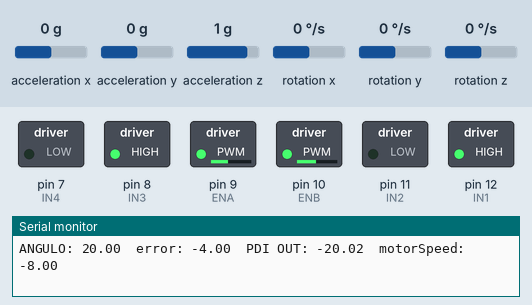
Recording of a sketch running on a simulated Arduino Uno, built with avr-gcc and run on an emulated ATmega328P. On the bench: switched loads named in the sketch (green lamp = pin HIGH), the last lines printed to the serial monitor. Inputs (shaded band) come from the test bench; at power-on: acceleration y 0 g, acceleration x 0 g, rotation x 0 °/s, acceleration z 1 g, rotation y 0 °/s, rotation z 0 °/s.

Above: at 1.2 s.
1.3 s: acceleration y set to -0.8 g
At 2.2 s:
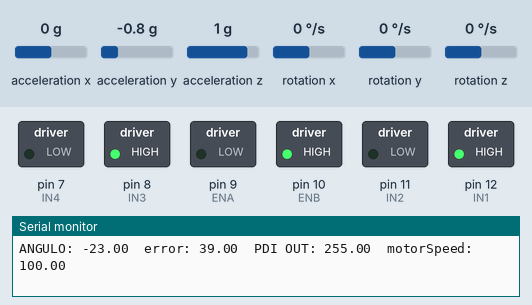
2.9 s: acceleration x set to -1.4 g
5.9 s: rotation x set to 100 °/s
8.9 s: acceleration y set to 0 g
At 11.4 s:
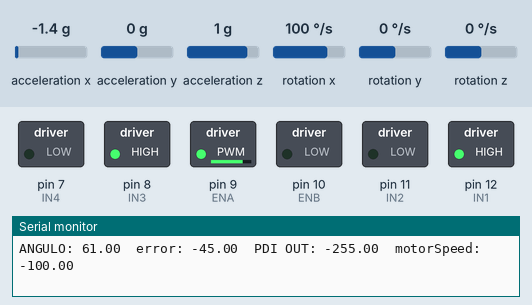
11.9 s: rotation x set to -192 °/s
At 12.01 s:
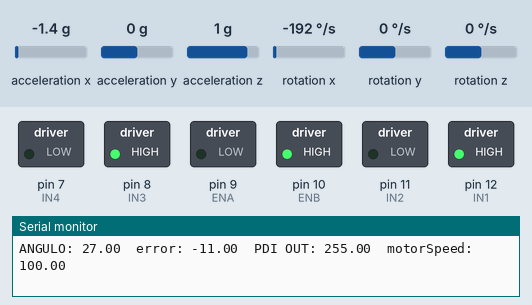
Timing chart, 0 to 14.9 s (numbered marks = the images above; inputs shaded):
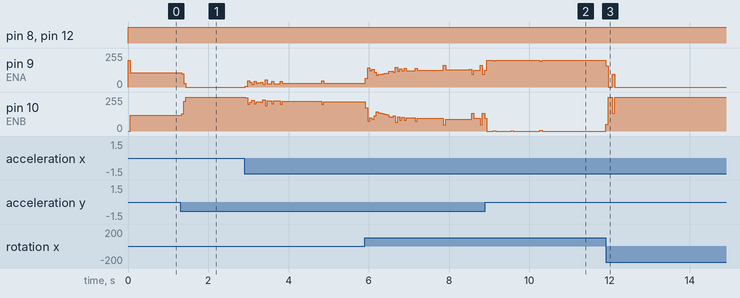

The sketch:

MAIN_FINAL_VERSION.ino
```cpp
#include <PID_v1.h>
#include "MPU6050.h"
#include "Wire.h"

MPU6050 mpu;

int ax, ay, az;
int gx, gy, gz;
float time;

long tiempo_prev;
float dt;
float ang_x, ang_y;
float ang_x_prev, ang_y_prev;

double Kp = 6.5; //6.25
double Ki = 0.1; //0.0005
double Kd = 2;  //3


double setpoint = 16;
double input, output;

int ENA = 9; //(Linea rosada)
int IN1 = 12;
int IN2 = 11;
int ENB = 10;
int IN3 = 8;
int IN4 = 7;

float error = 0;

PID pid(&input, &output, &setpoint, Kp, Ki, Kd, DIRECT); // Debes declarar pid aquí

void (*resetFunc)(void)=0;

void setup() {
  Serial.begin(115200);
  Wire.begin();
  mpu.initialize();
  mpu.setDMPEnabled(true);

  mpu.setXGyroOffset(220);
  mpu.setYGyroOffset(76);
  mpu.setZGyroOffset(-85);
  mpu.setZAccelOffset(1788);

  pid.SetMode(AUTOMATIC);
  pid.SetSampleTime(50);
  pid.SetOutputLimits(-255, 255);

  pinMode(ENA, OUTPUT);
  pinMode(IN1, OUTPUT);
  pinMode(IN2, OUTPUT);
  pinMode(ENB, OUTPUT);
  pinMode(IN3, OUTPUT);
  pinMode(IN4, OUTPUT);
}

void loop() {

  mpu.getAcceleration(&ax, &ay, &az);
  mpu.getRotation(&gx, &gy, &gz);
  dt = (millis() - tiempo_prev) / 1000.0;
  tiempo_prev = millis();

  float accel_ang_x=atan(ay/sqrt(pow(ax,2) + pow(az,2)))*(180.0/3.14);

  //Calcular angulo de rotación con giroscopio y acelerometro
  // y complemento con el filtro complemento, se le suma +15 al angulo
  // como correción para ubicar el angulo 0 donde queremos que se establezca.

  ang_x = (0.98*(ang_x_prev+(gx/131)*dt) + 0.02*accel_ang_x);
  ang_x_prev=ang_x;

  input = map(ang_x, -16 , 16, 0, 40);


  error = setpoint - input;

  pid.Compute();

  if (abs(error) <= 1.5){
      pid.SetTunings( 3,5,0);}
  else if((abs(error) > 1.5)&(abs(error) < 3.5)){
    pid.SetTunings( 4,0.0000004,0.02);}
  else if((abs(error) > 3.5)&(abs(error) < 5.5)){
    pid.SetTunings( 5,0.000008,0.03);}
  else if((abs(error) > 5.5)&(abs(error) < 8.5)){
    pid.SetTunings( 6, Ki,1);}
  else{
    pid.SetTunings(Kp,Ki,Kd);
    }

  double motorSpeed = map(output,-255,255,-100,100);

  int motorSpeedLeft = (100 - motorSpeed)*1;
  int motorSpeedRight = (100 + motorSpeed)*1.3;


  analogWrite(ENA, motorSpeedLeft);//(Linea rosada)
  analogWrite(ENB, motorSpeedRight);
  digitalWrite(IN1, HIGH);
  digitalWrite(IN2, LOW);
  digitalWrite(IN3, HIGH);
  digitalWrite(IN4, LOW);


  Serial.print("ANGULO: ");
  Serial.print(input);
  Serial.print("  error: ");
  Serial.print(error);
  Serial.print("  PDI OUT: ");
  Serial.print(output);
  Serial.print("  motorSpeed: ");
  Serial.println(motorSpeed);

}
```

Measured:
- after the input at 1.3 s, pin 9 (ENA): 108/255 → 0/255 at once; pin 10 (ENB): 119/255 → 255/255 at once
- after the input at 11.9 s, pin 9 (ENA): 200/255 → 0/255 at once; pin 10 (ENB): 0/255 → 255/255 at once
